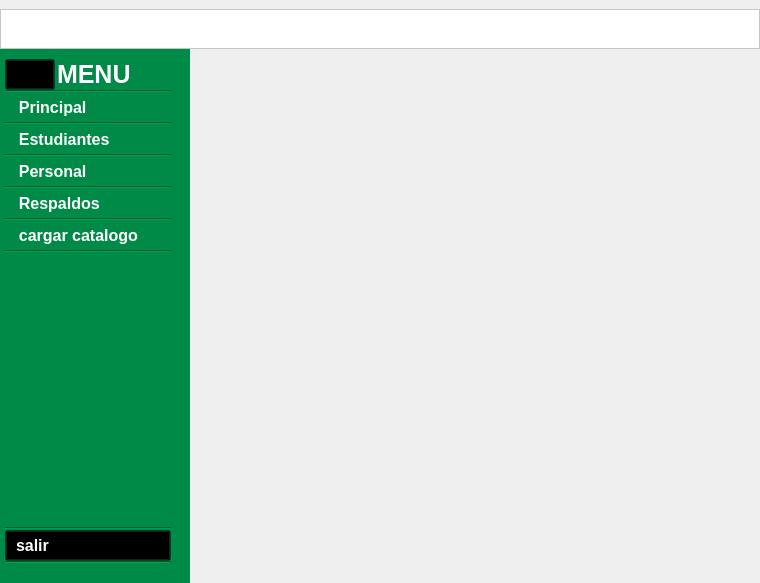
<?xml version="1.0" encoding="UTF-8"?>
<ui version="4.0">
 <class>VentanaPrincipal</class>
 <widget class="QMainWindow" name="VentanaPrincipal">
  <property name="geometry">
   <rect>
    <x>0</x>
    <y>0</y>
    <width>760</width>
    <height>583</height>
   </rect>
  </property>
  <property name="windowTitle">
   <string>MainWindow</string>
  </property>
  <property name="styleSheet">
   <string notr="true"/>
  </property>
  <widget class="QWidget" name="centralwidget">
   <layout class="QGridLayout" name="gridLayout">
    <property name="leftMargin">
     <number>0</number>
    </property>
    <property name="rightMargin">
     <number>0</number>
    </property>
    <property name="bottomMargin">
     <number>0</number>
    </property>
    <property name="spacing">
     <number>0</number>
    </property>
    <item row="0" column="0" colspan="2">
     <widget class="QFrame" name="espacio_princiapl">
      <property name="maximumSize">
       <size>
        <width>16777215</width>
        <height>50</height>
       </size>
      </property>
      <property name="styleSheet">
       <string notr="true">background-color: rgb(255, 255, 255);</string>
      </property>
      <property name="frameShape">
       <enum>QFrame::StyledPanel</enum>
      </property>
      <property name="frameShadow">
       <enum>QFrame::Raised</enum>
      </property>
      <layout class="QHBoxLayout" name="horizontalLayout">
       <item>
        <widget class="QLabel" name="logo_zona_educativa">
         <property name="sizePolicy">
          <sizepolicy hsizetype="Fixed" vsizetype="Fixed">
           <horstretch>0</horstretch>
           <verstretch>0</verstretch>
          </sizepolicy>
         </property>
         <property name="maximumSize">
          <size>
           <width>100</width>
           <height>40</height>
          </size>
         </property>
         <property name="styleSheet">
          <string notr="true">border:none;</string>
         </property>
         <property name="text">
          <string/>
         </property>
         <property name="pixmap">
          <pixmap>../recursos_de_imagenes/logo_zona_educativa.PNG</pixmap>
         </property>
         <property name="scaledContents">
          <bool>true</bool>
         </property>
        </widget>
       </item>
       <item>
        <spacer name="horizontalSpacer">
         <property name="orientation">
          <enum>Qt::Horizontal</enum>
         </property>
         <property name="sizeHint" stdset="0">
          <size>
           <width>40</width>
           <height>20</height>
          </size>
         </property>
        </spacer>
       </item>
       <item>
        <widget class="QLabel" name="membrete">
         <property name="sizePolicy">
          <sizepolicy hsizetype="Preferred" vsizetype="Fixed">
           <horstretch>0</horstretch>
           <verstretch>0</verstretch>
          </sizepolicy>
         </property>
         <property name="maximumSize">
          <size>
           <width>230</width>
           <height>40</height>
          </size>
         </property>
         <property name="styleSheet">
          <string notr="true">border:none;</string>
         </property>
         <property name="text">
          <string/>
         </property>
         <property name="pixmap">
          <pixmap>../recursos_de_imagenes/membrete.PNG</pixmap>
         </property>
         <property name="scaledContents">
          <bool>true</bool>
         </property>
        </widget>
       </item>
       <item>
        <widget class="QLabel" name="logo_tela">
         <property name="sizePolicy">
          <sizepolicy hsizetype="Fixed" vsizetype="Fixed">
           <horstretch>0</horstretch>
           <verstretch>0</verstretch>
          </sizepolicy>
         </property>
         <property name="minimumSize">
          <size>
           <width>0</width>
           <height>0</height>
          </size>
         </property>
         <property name="maximumSize">
          <size>
           <width>50</width>
           <height>40</height>
          </size>
         </property>
         <property name="sizeIncrement">
          <size>
           <width>0</width>
           <height>0</height>
          </size>
         </property>
         <property name="baseSize">
          <size>
           <width>0</width>
           <height>0</height>
          </size>
         </property>
         <property name="styleSheet">
          <string notr="true">border:none;</string>
         </property>
         <property name="text">
          <string/>
         </property>
         <property name="pixmap">
          <pixmap>../recursos_de_imagenes/Tela.png</pixmap>
         </property>
         <property name="scaledContents">
          <bool>true</bool>
         </property>
        </widget>
       </item>
       <item>
        <spacer name="horizontalSpacer_2">
         <property name="orientation">
          <enum>Qt::Horizontal</enum>
         </property>
         <property name="sizeHint" stdset="0">
          <size>
           <width>133</width>
           <height>20</height>
          </size>
         </property>
        </spacer>
       </item>
       <item>
        <widget class="QLabel" name="logo_juventud">
         <property name="sizePolicy">
          <sizepolicy hsizetype="Preferred" vsizetype="Fixed">
           <horstretch>0</horstretch>
           <verstretch>0</verstretch>
          </sizepolicy>
         </property>
         <property name="maximumSize">
          <size>
           <width>60</width>
           <height>40</height>
          </size>
         </property>
         <property name="sizeIncrement">
          <size>
           <width>0</width>
           <height>0</height>
          </size>
         </property>
         <property name="styleSheet">
          <string notr="true">border:none;</string>
         </property>
         <property name="text">
          <string/>
         </property>
         <property name="pixmap">
          <pixmap>../recursos_de_imagenes/logo_juventud.PNG</pixmap>
         </property>
         <property name="scaledContents">
          <bool>true</bool>
         </property>
        </widget>
       </item>
      </layout>
     </widget>
    </item>
    <item row="1" column="0">
     <widget class="QScrollArea" name="area_scroll_side_bar">
      <property name="maximumSize">
       <size>
        <width>190</width>
        <height>16777215</height>
       </size>
      </property>
      <property name="styleSheet">
       <string notr="true">QScrollArea{

	
	
	background-color: rgb(0, 138, 71);
	padding:0px 5px 0px 0px;
}</string>
      </property>
      <property name="frameShape">
       <enum>QFrame::NoFrame</enum>
      </property>
      <property name="horizontalScrollBarPolicy">
       <enum>Qt::ScrollBarAlwaysOff</enum>
      </property>
      <property name="widgetResizable">
       <bool>true</bool>
      </property>
      <widget class="QWidget" name="scrollAreaWidgetContents">
       <property name="geometry">
        <rect>
         <x>0</x>
         <y>0</y>
         <width>185</width>
         <height>524</height>
        </rect>
       </property>
       <layout class="QVBoxLayout" name="verticalLayout">
        <property name="spacing">
         <number>0</number>
        </property>
        <property name="leftMargin">
         <number>0</number>
        </property>
        <property name="topMargin">
         <number>0</number>
        </property>
        <property name="rightMargin">
         <number>0</number>
        </property>
        <property name="bottomMargin">
         <number>0</number>
        </property>
        <item>
         <widget class="QFrame" name="side_bar">
          <property name="styleSheet">
           <string notr="true">QFrame{

background-color: rgb(0, 138, 71);
}</string>
          </property>
          <property name="frameShape">
           <enum>QFrame::NoFrame</enum>
          </property>
          <property name="frameShadow">
           <enum>QFrame::Raised</enum>
          </property>
          <layout class="QVBoxLayout" name="verticalLayout_2">
           <property name="spacing">
            <number>0</number>
           </property>
           <property name="leftMargin">
            <number>5</number>
           </property>
           <property name="topMargin">
            <number>10</number>
           </property>
           <item alignment="Qt::AlignLeft">
            <widget class="QFrame" name="frame">
             <property name="styleSheet">
              <string notr="true">QFrame{

	padding:0px 0px 0px 0px;

}
</string>
             </property>
             <layout class="QHBoxLayout" name="horizontalLayout_2">
              <property name="spacing">
               <number>2</number>
              </property>
              <property name="sizeConstraint">
               <enum>QLayout::SetNoConstraint</enum>
              </property>
              <property name="leftMargin">
               <number>0</number>
              </property>
              <property name="topMargin">
               <number>0</number>
              </property>
              <property name="rightMargin">
               <number>0</number>
              </property>
              <property name="bottomMargin">
               <number>0</number>
              </property>
              <item alignment="Qt::AlignLeft">
               <widget class="QPushButton" name="boton_menu">
                <property name="maximumSize">
                 <size>
                  <width>62</width>
                  <height>16777215</height>
                 </size>
                </property>
                <property name="font">
                 <font>
                  <family>Arial</family>
                  <pointsize>12</pointsize>
                  <weight>75</weight>
                  <bold>true</bold>
                 </font>
                </property>
                <property name="styleSheet">
                 <string notr="true">QPushButton {
    /* Mantiene el icono a la izquierda y el texto más a la derecha */
    text-align: left;
    
	background:transparent; 
	
	color: rgb(255, 255, 255);
	

	padding:5px 0px 5px 5px;

}

QPushButton:hover {


	
	background-color: rgb(0, 89, 45);

}

QPushButton:checked{


	
	background-color: rgb(0, 89, 45);

}



</string>
                </property>
                <property name="text">
                 <string/>
                </property>
                <property name="icon">
                 <iconset>
                  <normaloff>../recursos_de_imagenes/iconos_de_interfaz/menu.png</normaloff>../recursos_de_imagenes/iconos_de_interfaz/menu.png</iconset>
                </property>
                <property name="iconSize">
                 <size>
                  <width>30</width>
                  <height>30</height>
                 </size>
                </property>
                <property name="checkable">
                 <bool>false</bool>
                </property>
                <property name="autoDefault">
                 <bool>false</bool>
                </property>
                <property name="default">
                 <bool>false</bool>
                </property>
                <property name="flat">
                 <bool>false</bool>
                </property>
               </widget>
              </item>
              <item alignment="Qt::AlignLeft">
               <widget class="QLabel" name="label_menu">
                <property name="sizePolicy">
                 <sizepolicy hsizetype="Preferred" vsizetype="Preferred">
                  <horstretch>10</horstretch>
                  <verstretch>0</verstretch>
                 </sizepolicy>
                </property>
                <property name="maximumSize">
                 <size>
                  <width>80</width>
                  <height>50</height>
                 </size>
                </property>
                <property name="font">
                 <font>
                  <family>Arial</family>
                  <pointsize>19</pointsize>
                  <weight>75</weight>
                  <bold>true</bold>
                 </font>
                </property>
                <property name="styleSheet">
                 <string notr="true">QLabel{

	
	color: rgb(255, 255, 255);
	padding:0px;

}</string>
                </property>
                <property name="text">
                 <string>MENU</string>
                </property>
               </widget>
              </item>
             </layout>
            </widget>
           </item>
           <item>
            <widget class="Line" name="line">
             <property name="orientation">
              <enum>Qt::Horizontal</enum>
             </property>
            </widget>
           </item>
           <item>
            <widget class="QPushButton" name="boton_principal">
             <property name="font">
              <font>
               <family>Arial</family>
               <pointsize>12</pointsize>
               <weight>75</weight>
               <bold>true</bold>
              </font>
             </property>
             <property name="styleSheet">
              <string notr="true">QPushButton {
    /* Mantiene el icono a la izquierda y el texto más a la derecha */
    text-align: left;
    

	background:transparent; 
	
	color: rgb(255, 255, 255);
	border:none;
	padding:5px 0px 5px 5px;

}

QPushButton:hover {


	
	background-color: rgb(0, 89, 45);

}

QPushButton:checked{


	
	background-color: rgb(0, 89, 45);
	border-left:3px solid rgb(0, 183, 72);
	padding-left:4px;

}


</string>
             </property>
             <property name="text">
              <string>  Principal</string>
             </property>
             <property name="icon">
              <iconset>
               <normaloff>../recursos_de_imagenes/iconos_de_interfaz/hogar.png</normaloff>../recursos_de_imagenes/iconos_de_interfaz/hogar.png</iconset>
             </property>
             <property name="iconSize">
              <size>
               <width>30</width>
               <height>30</height>
              </size>
             </property>
             <property name="checkable">
              <bool>true</bool>
             </property>
             <property name="autoRepeat">
              <bool>true</bool>
             </property>
             <property name="autoExclusive">
              <bool>true</bool>
             </property>
            </widget>
           </item>
           <item>
            <widget class="Line" name="line_2">
             <property name="orientation">
              <enum>Qt::Horizontal</enum>
             </property>
            </widget>
           </item>
           <item>
            <widget class="QPushButton" name="boton_estudiante">
             <property name="font">
              <font>
               <family>Arial</family>
               <pointsize>12</pointsize>
               <weight>75</weight>
               <bold>true</bold>
              </font>
             </property>
             <property name="styleSheet">
              <string notr="true">QPushButton {
    /* Mantiene el icono a la izquierda y el texto más a la derecha */
    text-align: left;
    

	background:transparent; 
	
	color: rgb(255, 255, 255);
	border:none;
	padding:5px 0px 5px 5px;

}

QPushButton:hover {


	
	background-color: rgb(0, 89, 45);

}

QPushButton:checked{


	
	background-color: rgb(0, 89, 45);
	border-left:3px solid rgb(0, 183, 72);
	padding-left:4px;

}


</string>
             </property>
             <property name="text">
              <string>  Estudiantes</string>
             </property>
             <property name="icon">
              <iconset>
               <normaloff>../recursos_de_imagenes/iconos_de_interfaz/estudiantes.png</normaloff>../recursos_de_imagenes/iconos_de_interfaz/estudiantes.png</iconset>
             </property>
             <property name="iconSize">
              <size>
               <width>30</width>
               <height>30</height>
              </size>
             </property>
             <property name="checkable">
              <bool>true</bool>
             </property>
             <property name="autoRepeat">
              <bool>true</bool>
             </property>
             <property name="autoExclusive">
              <bool>true</bool>
             </property>
             <property name="autoDefault">
              <bool>false</bool>
             </property>
             <property name="default">
              <bool>false</bool>
             </property>
             <property name="flat">
              <bool>false</bool>
             </property>
            </widget>
           </item>
           <item>
            <widget class="Line" name="line_3">
             <property name="orientation">
              <enum>Qt::Horizontal</enum>
             </property>
            </widget>
           </item>
           <item>
            <widget class="QPushButton" name="boton_personal">
             <property name="font">
              <font>
               <family>Arial</family>
               <pointsize>12</pointsize>
               <weight>75</weight>
               <bold>true</bold>
              </font>
             </property>
             <property name="styleSheet">
              <string notr="true">QPushButton {
    /* Mantiene el icono a la izquierda y el texto más a la derecha */
    text-align: left;
    

	background:transparent; 
	
	color: rgb(255, 255, 255);
	border:none;
	padding:5px 0px 5px 5px;

}

QPushButton:hover {


	
	background-color: rgb(0, 89, 45);

}

QPushButton:checked{


	
	background-color: rgb(0, 89, 45);
	border-left:3px solid rgb(0, 183, 72);
	padding-left:4px;

}


</string>
             </property>
             <property name="text">
              <string>  Personal</string>
             </property>
             <property name="icon">
              <iconset>
               <normaloff>../recursos_de_imagenes/iconos_de_interfaz/empleado.png</normaloff>../recursos_de_imagenes/iconos_de_interfaz/empleado.png</iconset>
             </property>
             <property name="iconSize">
              <size>
               <width>30</width>
               <height>30</height>
              </size>
             </property>
             <property name="checkable">
              <bool>true</bool>
             </property>
             <property name="autoRepeat">
              <bool>true</bool>
             </property>
             <property name="autoExclusive">
              <bool>true</bool>
             </property>
            </widget>
           </item>
           <item>
            <widget class="Line" name="line_4">
             <property name="orientation">
              <enum>Qt::Horizontal</enum>
             </property>
            </widget>
           </item>
           <item>
            <widget class="QPushButton" name="boton_respaldo">
             <property name="font">
              <font>
               <family>Arial</family>
               <pointsize>12</pointsize>
               <weight>75</weight>
               <bold>true</bold>
              </font>
             </property>
             <property name="styleSheet">
              <string notr="true">QPushButton {
    /* Mantiene el icono a la izquierda y el texto más a la derecha */
    text-align: left;
    

	background:transparent; 
	
	color: rgb(255, 255, 255);
	border:none;
	padding:5px 0px 5px 5px;

}

QPushButton:hover {


	
	background-color: rgb(0, 89, 45);

}

QPushButton:checked{


	
	background-color: rgb(0, 89, 45);
	border-left:3px solid rgb(0, 183, 72);
	padding-left:4px;

}


</string>
             </property>
             <property name="text">
              <string>  Respaldos</string>
             </property>
             <property name="icon">
              <iconset>
               <normaloff>../recursos_de_imagenes/iconos_de_interfaz/respaldo.png</normaloff>../recursos_de_imagenes/iconos_de_interfaz/respaldo.png</iconset>
             </property>
             <property name="iconSize">
              <size>
               <width>30</width>
               <height>30</height>
              </size>
             </property>
             <property name="checkable">
              <bool>true</bool>
             </property>
             <property name="autoRepeat">
              <bool>true</bool>
             </property>
             <property name="autoExclusive">
              <bool>true</bool>
             </property>
            </widget>
           </item>
           <item>
            <widget class="Line" name="line_6">
             <property name="orientation">
              <enum>Qt::Horizontal</enum>
             </property>
            </widget>
           </item>
           <item>
            <widget class="QPushButton" name="boton_cargar_catologo">
             <property name="font">
              <font>
               <family>Arial</family>
               <pointsize>12</pointsize>
               <weight>75</weight>
               <bold>true</bold>
              </font>
             </property>
             <property name="styleSheet">
              <string notr="true">QPushButton {
    /* Mantiene el icono a la izquierda y el texto más a la derecha */
    text-align: left;
    

	background:transparent; 
	
	color: rgb(255, 255, 255);
	border:none;
	padding:5px 5px 5px 5px;

}

QPushButton:hover {


	
	background-color: rgb(0, 89, 45);

}

QPushButton:checked{


	
	background-color: rgb(0, 89, 45);
	border-left:3px solid rgb(0, 183, 72);
	padding-left:4px;

}


</string>
             </property>
             <property name="text">
              <string>  cargar catalogo</string>
             </property>
             <property name="icon">
              <iconset>
               <normaloff>../recursos_de_imagenes/iconos_de_interfaz/catalogar.png</normaloff>../recursos_de_imagenes/iconos_de_interfaz/catalogar.png</iconset>
             </property>
             <property name="iconSize">
              <size>
               <width>30</width>
               <height>30</height>
              </size>
             </property>
             <property name="checkable">
              <bool>true</bool>
             </property>
             <property name="autoRepeat">
              <bool>true</bool>
             </property>
             <property name="autoExclusive">
              <bool>true</bool>
             </property>
            </widget>
           </item>
           <item>
            <widget class="Line" name="line_7">
             <property name="frameShadow">
              <enum>QFrame::Sunken</enum>
             </property>
             <property name="orientation">
              <enum>Qt::Horizontal</enum>
             </property>
            </widget>
           </item>
           <item>
            <spacer name="verticalSpacer">
             <property name="orientation">
              <enum>Qt::Vertical</enum>
             </property>
             <property name="sizeHint" stdset="0">
              <size>
               <width>20</width>
               <height>49</height>
              </size>
             </property>
            </spacer>
           </item>
           <item>
            <widget class="Line" name="line_5">
             <property name="orientation">
              <enum>Qt::Horizontal</enum>
             </property>
            </widget>
           </item>
           <item>
            <widget class="QPushButton" name="boton_salir">
             <property name="font">
              <font>
               <family>Arial</family>
               <pointsize>12</pointsize>
               <weight>75</weight>
               <bold>true</bold>
              </font>
             </property>
             <property name="styleSheet">
              <string notr="true">QPushButton {
    /* Mantiene el icono a la izquierda y el texto más a la derecha */
    text-align: left;
    

	background:transparent; 
	
	color: rgb(255, 255, 255);
	

	padding:5px 0px 5px 10px;

}

QPushButton:hover {


	
	background-color: rgb(0, 89, 45);

}

QPushButton:checked{


	
	background-color: rgb(0, 89, 45);

}



</string>
             </property>
             <property name="text">
              <string>salir</string>
             </property>
             <property name="icon">
              <iconset>
               <normaloff>../recursos_de_imagenes/iconos_de_interfaz/cerrar_sesion.png</normaloff>../recursos_de_imagenes/iconos_de_interfaz/cerrar_sesion.png</iconset>
             </property>
             <property name="iconSize">
              <size>
               <width>30</width>
               <height>30</height>
              </size>
             </property>
             <property name="checkable">
              <bool>false</bool>
             </property>
            </widget>
           </item>
           <item>
            <widget class="Line" name="line_8">
             <property name="orientation">
              <enum>Qt::Horizontal</enum>
             </property>
            </widget>
           </item>
          </layout>
         </widget>
        </item>
       </layout>
      </widget>
     </widget>
    </item>
    <item row="1" column="1">
     <widget class="QStackedWidget" name="stacked_widget">
      <widget class="QWidget" name="page"/>
      <widget class="QWidget" name="page_2"/>
     </widget>
    </item>
   </layout>
  </widget>
 </widget>
 <resources/>
 <connections/>
</ui>
